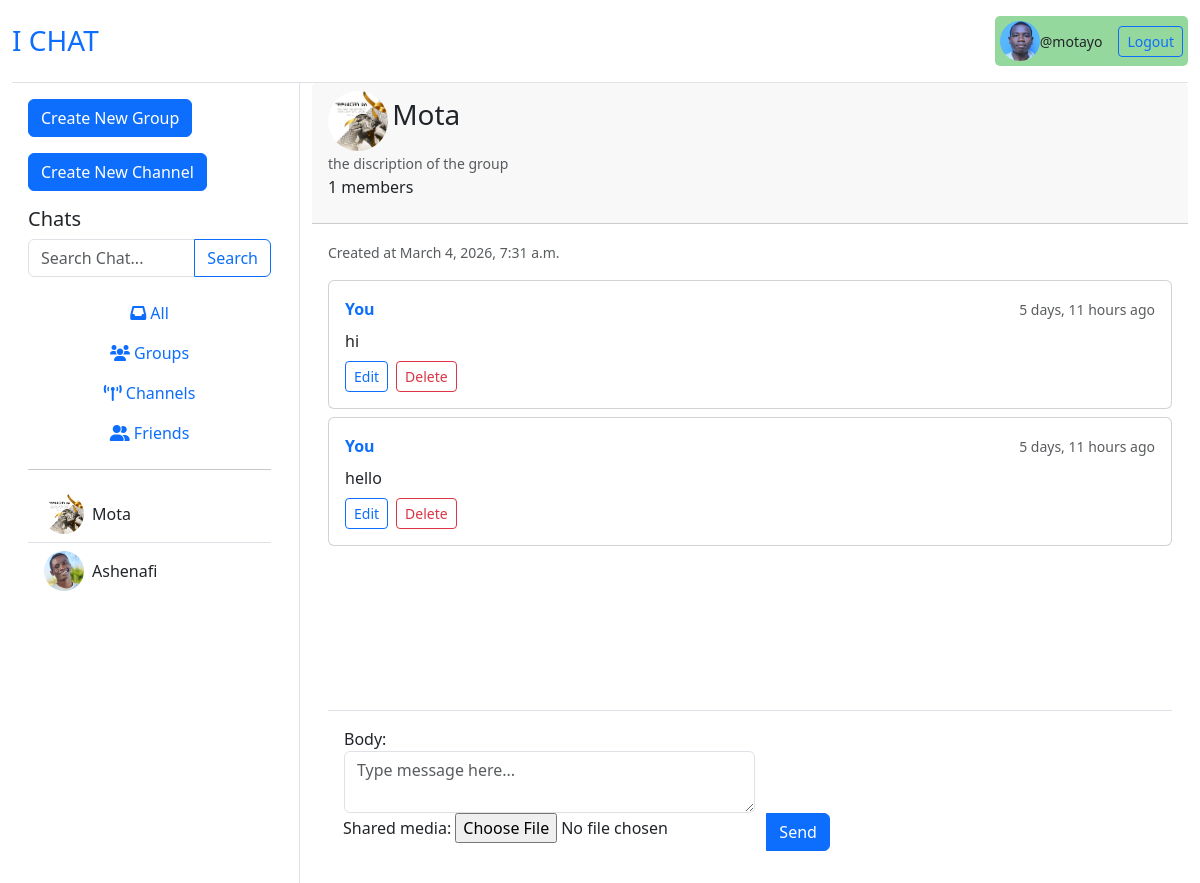
The page /group/group/Mota/ (signed in) on the database as committed earlier.
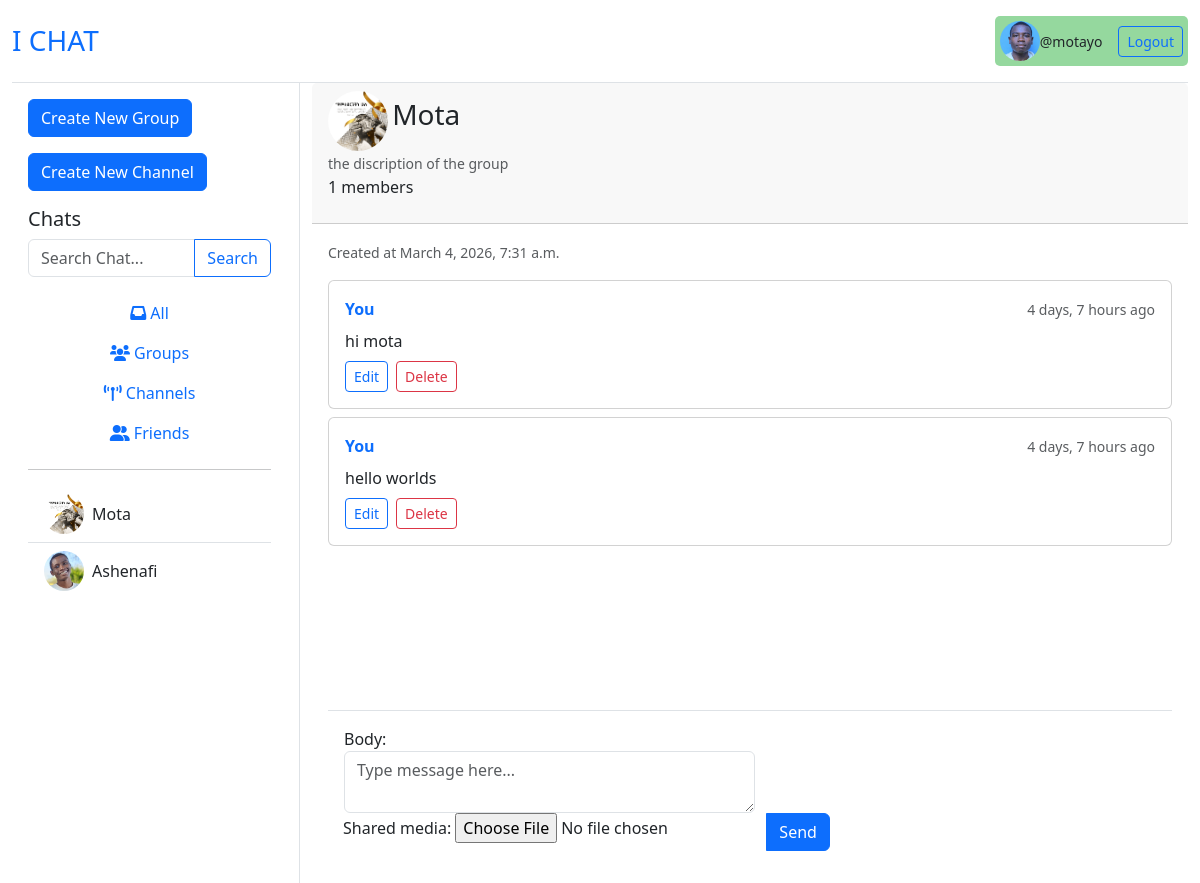
The same page on the database as committed later.
### groups/models.py (models this page shows, shortened)
class GroupMessage(models.Model):
    owner = models.ForeignKey(CustomUser, on_delete=models.CASCADE)
    group = models.ForeignKey(Group, on_delete=models.CASCADE)
    shared_media = models.ImageField(upload_to='shared_media/group/', null=True, blank=True)
    body = models.TextField()
    created_at = models.DateTimeField(auto_now_add=True, null=True)
    updated_at = models.DateTimeField(auto_now=True, null= True)

### groups/views.py (the view, shortened to what this page needs)
# urls.py: path('group/', include('groups.urls')),
@login_required(login_url='log-in')
def group(request, group_name):
    group = Group.objects.get(name=group_name)
    q = request.GET.get('q') if request.GET.get('q') != None else ''
    p = request.GET.get('p') if request.GET.get('p') != None else ''
    channels = Channel.objects.filter(Q(name__icontains=q))
    groups = Group.objects.filter(name__icontains=q)
    users = CustomUser.objects.filter(username__icontains=q)
    messages = GroupMessage.objects.filter(
        Q(body__icontains = p)
    )
    members = group.members.all()
    form = GroupMessageForm()
    context = {
        'group':group,
        'groups':groups,
        'form':form,
        'messages':messages,
        'users':users,
        'members': members,
        'channels':channels
    }
    return render(request, 'groups/group.html', context)

### groups/forms.py
class GroupMessageForm(ModelForm):
    class Meta:
        model = GroupMessage
        fields = ['body', 'shared_media']
        widgets = {
            'body': Textarea(attrs={
                'class': 'form-control',
                'rows': 2,
                'name': 'message',
                'data-custom': 'some-value',
                'placeholder': "Type message here..."
            }),
        }

### groups/templates/groups/group.html (shortened to what this page needs)
{% extends 'accounts/home.html' %}
{% load static %}
{% block chat %}
<div class="card h-100 border-0">
    <div class="card-header">
        <a href="{% url 'group_profile' group.id %}"><img src="{{ group.profile.url }}" alt="profile" style="width: 60px; height: 60px; border-radius: 30px;"></a>
        <h3 class="card-title mb-1" style="display: inline-block;">{{group.name}}</h3><br>
        <small class="text-muted">{{group.description}}</small>
        <div>
            <p>{{group.members.count}} members</p>
        </div>
    </div>
    <div class="card-body d-flex flex-column p-3">
        <div class="mb-3">
            <small class="text-muted">Created at {{group.created_at}}</small>
        </div>
        <div class="flex-grow-1 overflow-auto pb-5" style="max-height: calc(100vh - 200px);">
            {% for message in messages %}
                {% if message.group == group %}
                    <div class="mb-2">
                        <div class="card">
                            <div class="card-body p-3">
                                <div class="d-flex justify-content-between align-items-center mb-2">
                                    <div>
                                        {% if message.owner == request.user %}
                                            <strong class="text-primary">You</strong>
                                        {% else %}
                                            <div class="avatar bg-primary text-white rounded-circle d-flex align-items-center justify-content-center me-3" style="width: 25px; height: 25px; font-weight: bold; display: inline-block;">
                                                {{ message.owner.username|first|upper }}
                                            </div>
                                            <strong class="text-dark">@{{message.owner}}</strong>
                                        {% endif %}
                                    </div>
                                    <div>
                                        <small class="text-muted">{{message.updated_at | timesince}} ago</small>
                                    </div>
                                </div>
                                <div class="message-body mb-2">
                                    <p class="mb-0">{{message.body}}</p>
                                </div>
                                {% if message.owner == request.user %}
                                <div class="d-flex gap-2">
                                    <a href="{% url 'edit_gp_message' message.id %}" class="btn btn-sm btn-outline-primary">Edit</a>
                                    <a href="#" class="btn btn-sm btn-outline-danger">Delete</a>
                                </div>
                                {% endif %}
                            </div>
                        </div>
                    </div>
                {% endif %}
            {% endfor %}
        </div>
        <form method="post" class="mt-3 position-sticky bottom-0 bg-white p-3 border-top">
            {% if request.user in members %}
            <div class="input-group">
                {{form}}
                <button type="submit" class="btn btn-primary">Send</button>
            </div>
            {% else %}
            <div>
                <input type="text" name="ok" value="OK" style="display: none;">
                <input type="submit" value="Join group">
            </div>
            {% endif %}
        </form>
    </div>
</div>
{% endblock %}

Rows that differ between the two databases and show on the page:
changed GroupMessage: updated_at "5 days, 11 hours" → "4 days, 7 hours"; body "hi" → "hi mota"
changed GroupMessage: updated_at "5 days, 11 hours" → "4 days, 7 hours"; body "hello" → "hello worlds"
